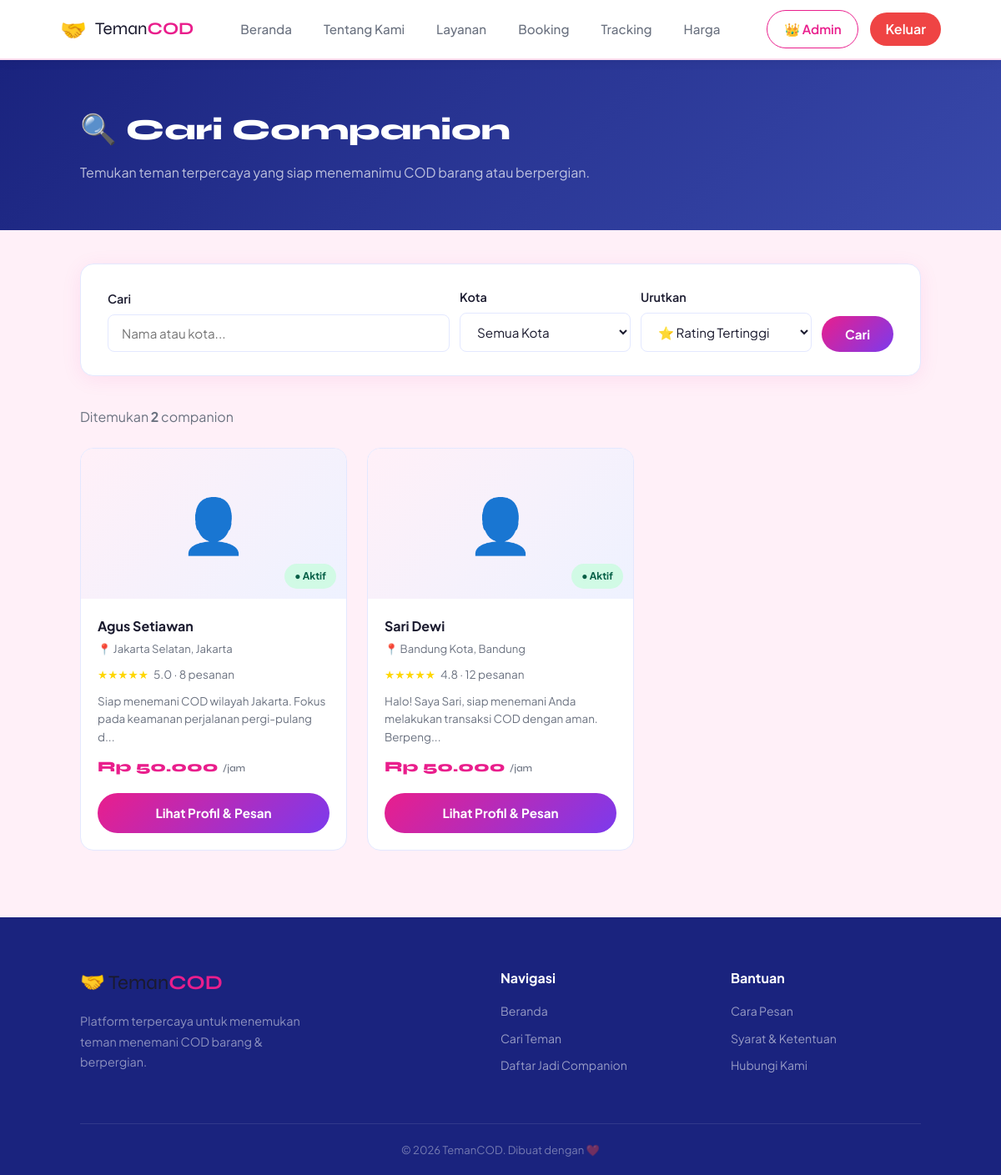
The app's page /pages/companions.php (signed in) with its own data.
### tables this page shows
CREATE TABLE IF NOT EXISTS `Companions` (
  `Id` INT AUTO_INCREMENT PRIMARY KEY,
  `User_id` INT NOT NULL,
  `Deskripsi` TEXT DEFAULT NULL,
  `Harga_per_jam` DECIMAL(10,2) NOT NULL DEFAULT 50000.00,
  `Lokasi` VARCHAR(255) DEFAULT NULL,
  `Kota` VARCHAR(100) DEFAULT NULL,
  `Status` ENUM('aktif', 'nonaktif') NOT NULL DEFAULT 'aktif',
  `Rating` DECIMAL(3,2) NOT NULL DEFAULT 0.00,
  `Total_Order` INT NOT NULL DEFAULT 0,
  FOREIGN KEY (`User_id`) REFERENCES `users` (`id`) ON DELETE CASCADE
);

CREATE TABLE IF NOT EXISTS `users` (
  `id` INT AUTO_INCREMENT PRIMARY KEY,
  `nama` VARCHAR(255) NOT NULL,
  `email` VARCHAR(255) NOT NULL UNIQUE,
  `password` VARCHAR(255) NOT NULL,
  `no_hp` VARCHAR(50) DEFAULT NULL,
  `role` ENUM('user', 'companion', 'admin') NOT NULL DEFAULT 'user',
  `foto` VARCHAR(255) DEFAULT NULL,
  `created_at` TIMESTAMP DEFAULT CURRENT_TIMESTAMP
);

### includes/functions.php (called while the page is built, shortened)
<?php
function sanitize($data) {
    return htmlspecialchars(strip_tags(trim($data)));
}
function formatRupiah($angka) {
    return 'Rp ' . number_format($angka, 0, ',', '.');
}
function getStars($rating) {
    $stars = '';
    for ($i = 1; $i <= 5; $i++) {
        $stars .= $i <= $rating ? '★' : '☆';
    }
    return $stars;
}
?>

### pages/companions.php (the view, shortened to what this page needs)
<?php
require_once '../includes/config.php';
require_once '../includes/functions.php';
$sort = in_array($_GET['sort'] ?? '', ['rating','harga_asc','harga_desc']) ? $_GET['sort'] : 'rating';
$search = sanitize($_GET['q'] ?? '');
$where = "WHERE c.Status = 'aktif'";
$order = match($sort) {
    'harga_asc' => 'c.Harga_per_jam ASC',
    'harga_desc' => 'c.Harga_per_jam DESC',
    default => 'c.Rating DESC',
};
$companions = $conn->query("SELECT c.*, u.nama, u.foto FROM Companions c JOIN users u ON c.User_id = u.id $where ORDER BY $order");
include '../includes/header.php';
?>
<div class="page-hero">
    <h1>🔍 Cari Companion</h1>
    <p>Temukan teman terpercaya yang siap menemanimu COD barang atau berpergian.</p>
</div>
<div class="section" style="padding-top:40px">
    <div class="search-bar">
        <form method="GET">
            <div class="search-bar-inner">
                <div class="form-group" style="margin:0"><label class="form-label">Cari</label><input type="text" name="q" class="form-control" placeholder="Nama atau kota..." value="<?= htmlspecialchars($search) ?>"></div>
                <div class="form-group" style="margin:0">
                    <label class="form-label">Kota</label>
                    <select name="kota" class="form-control">
                        <option value="">Semua Kota</option>
                    </select>
                </div>
                <div class="form-group" style="margin:0">
                    <label class="form-label">Urutkan</label>
                    <select name="sort" class="form-control">
                        <option value="rating" <?= $sort==='rating'?'selected':'' ?>>⭐ Rating Tertinggi</option>
                    </select>
                </div>
                <button type="submit" class="btn btn-primary">Cari</button>
            </div>
        </form>
    </div>
    <?php if ($companions && $companions->num_rows > 0): ?>
        <p style="color:var(--text-muted);margin-bottom:24px">Ditemukan <strong><?= $companions->num_rows ?></strong> companion</p>
        <div class="companions-grid">
            <?php while ($c = $companions->fetch_assoc()): ?>
            <div class="companion-card">
                <div class="companion-card-img">👤<span class="status-badge status-aktif">● Aktif</span></div>
                <div class="companion-card-body">
                    <h3><?= htmlspecialchars($c['nama']) ?></h3>
                    <p class="companion-location">📍 <?= htmlspecialchars($c['Lokasi'] ?? '') ?>, <?= htmlspecialchars($c['Kota']) ?></p>
                    <div class="companion-rating">
                        <span class="stars"><?= getStars(round($c['Rating'])) ?></span>
                        <span><?= number_format($c['Rating'],1) ?> · <?= $c['Total_Order'] ?> pesanan</span>
                    </div>
                    <?php if ($c['Deskripsi']): ?><p style="font-size:0.84rem;color:var(--text-muted);margin-bottom:12px"><?= htmlspecialchars(substr($c['Deskripsi'],0,80)) ?>...</p><?php endif; ?>
                    <div class="companion-price"><?= formatRupiah($c['Harga_per_jam']) ?> <span style="font-size:0.75rem;font-weight:500;color:var(--text-muted)">/jam</span></div>
                    <a href="companion_detail.php?id=<?= $c['Id'] ?>" class="btn btn-primary btn-block">Lihat Profil & Pesan</a>
                </div>
            </div>
            <?php endwhile; ?>
        </div>
    <?php else: ?>
        <div class="empty-state"><div class="icon">😔</div><h3>Companion tidak ditemukan</h3><p>Coba ubah filter pencarian.</p></div>
    <?php endif; ?>
</div>
<?php include '../includes/footer.php'; ?>

### css/style.css (style rules this page uses)
*, *::before, *::after { box-sizing: border-box; margin: 0; padding: 0; }
:root { --primary: #E91E8C; --primary-dark: #C2177A; --secondary: #1A237E; --accent: #64B5F6; --bg: #FFF0F8; --card: #FFFFFF; --text: #1A1A2E; --text-muted: #6B7280; --border: #E3E8FF; --success: #10B981; --danger: #EF4444; --warning: #F59E0B; --shadow: 0 4px 24px rgba(233,30,140,0.08); --shadow-lg: 0 8px 40px rgba(233,30,140,0.15); --radius: 16px; --radius-sm: 8px; }
html { scroll-behavior: smooth; }
body { font-family: 'Plus Jakarta Sans', sans-serif; background: var(--bg); color: var(--text); line-height: 1.6; }
a { text-decoration: none; color: inherit; }
.btn { display: inline-flex; align-items: center; justify-content: center; gap: 8px; padding: 12px 28px; border-radius: 50px; font-family: inherit; font-weight: 700; font-size: 0.95rem; cursor: pointer; border: none; transition: all 0.25s; }
.btn-primary { background: linear-gradient(135deg, #E91E8C, #7C3AED); color: #fff; }
.btn-block { width: 100%; }
.section { padding: 80px 8%; }
.companions-grid { display: grid; grid-template-columns: repeat(auto-fill, minmax(280px, 1fr)); gap: 24px; }
.companion-card { background: #fff; border-radius: var(--radius); overflow: hidden; border: 1px solid var(--border); transition: transform 0.3s, box-shadow 0.3s; }
.companion-card-img { height: 180px; background: linear-gradient(135deg, #FFF0F8, #EEF2FF); display: flex; align-items: center; justify-content: center; font-size: 4rem; position: relative; }
.status-badge { position: absolute; bottom: 12px; right: 12px; padding: 5px 12px; border-radius: 50px; font-size: 0.75rem; font-weight: 700; }
.status-aktif { background: #D1FAE5; color: #065F46; }
.companion-card-body { padding: 20px; }
.companion-card-body h3 { font-weight: 700; font-size: 1rem; margin-bottom: 4px; }
.companion-location { color: var(--text-muted); font-size: 0.82rem; margin-bottom: 10px; }
.companion-rating { display: flex; align-items: center; gap: 6px; margin-bottom: 10px; font-size: 0.85rem; }
.companion-rating .stars { color: #FFD700; }
.companion-rating span { color: var(--text-muted); }
.companion-price { font-family: 'Syne', sans-serif; font-size: 1.1rem; font-weight: 800; color: var(--primary); margin-bottom: 16px; }
.form-group { margin-bottom: 20px; }
.form-label { display: block; font-weight: 600; font-size: 0.9rem; margin-bottom: 7px; }
.form-control { width: 100%; padding: 12px 16px; border: 1.5px solid var(--border); border-radius: var(--radius-sm); font-family: inherit; font-size: 0.95rem; color: var(--text); background: #fff; transition: border-color 0.2s, box-shadow 0.2s; outline: none; }
.search-bar { background: #fff; padding: 28px 32px; border-radius: var(--radius); border: 1px solid var(--border); box-shadow: var(--shadow); margin-bottom: 36px; }
.search-bar-inner { display: grid; grid-template-columns: 2fr 1fr 1fr auto; gap: 12px; align-items: end; }
.page-hero { background: linear-gradient(135deg, #1A237E 0%, #3949AB 100%); color: #fff; padding: 56px 8%; }
.page-hero h1 { font-family: 'Syne', sans-serif; font-size: clamp(1.6rem, 4vw, 2.2rem); font-weight: 800; margin-bottom: 10px; }
.page-hero p { color: rgba(255,255,255,0.7); font-size: 1rem; }

### records on screen
companions: User.nama "Agus Setiawan", Lokasi "Jakarta Selatan", Kota "Jakarta", Rating "★★★★★", Rating "5.0", Total_Order "8", Deskripsi "Siap menemani COD wilayah Jakarta. Fokus pada keamanan perjalanan pergi-pulang d", Harga_per_jam "Rp 50.000"
companions: User.nama "Sari Dewi", Lokasi "Bandung Kota", Kota "Bandung", Rating "★★★★★", Rating "4.8", Total_Order "12", Deskripsi "Halo! Saya Sari, siap menemani Anda melakukan transaksi COD dengan aman. Berpeng", Harga_per_jam "Rp 50.000"

### other values on screen
$companions->num_rows "2"
